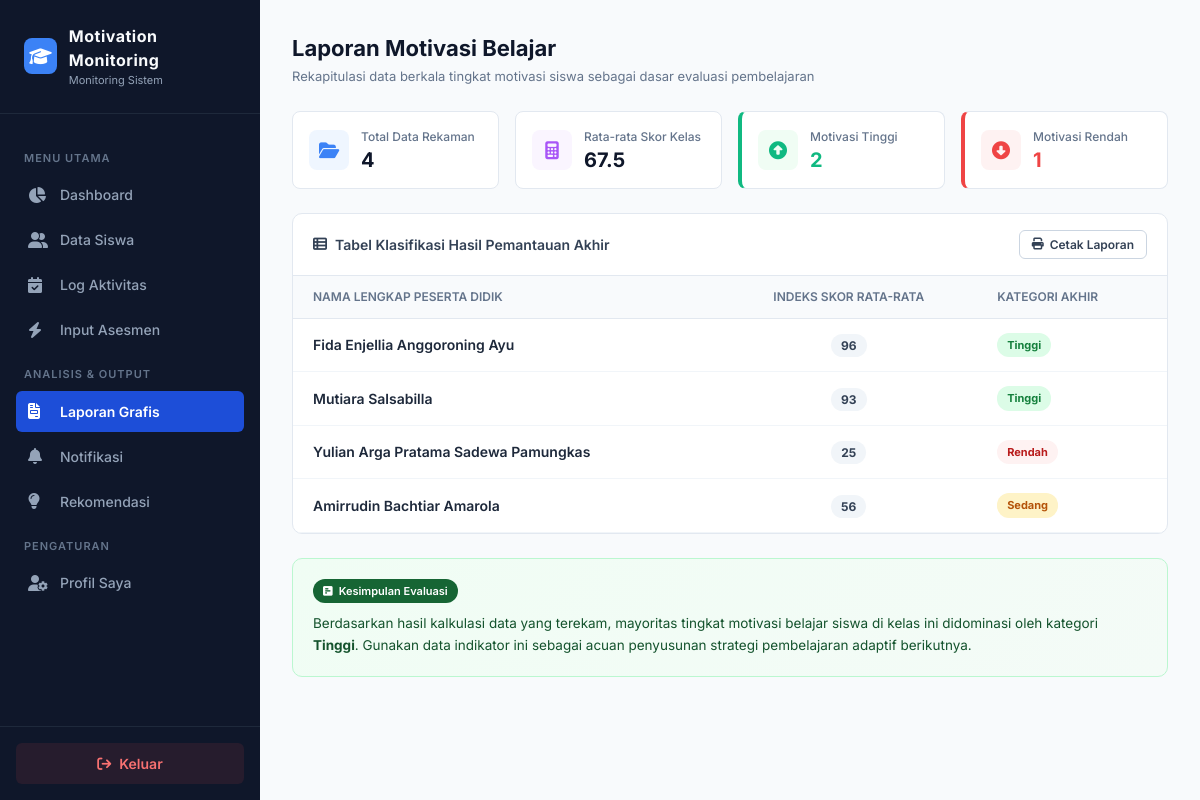
Screenshot of /laporan with the database file from the repository.
### tables this page shows
CREATE TABLE aktivitas (
    id INTEGER PRIMARY KEY AUTOINCREMENT,
    id_siswa INTEGER,
    hadir INTEGER,
    aktif INTEGER,
    tugas INTEGER,
    diskusi INTEGER
);

CREATE TABLE siswa (
    id INTEGER PRIMARY KEY AUTOINCREMENT,
    nama TEXT,
    kelas TEXT
);

### app.py (the view)
@app.route('/laporan')
def laporan():
    conn = get_db_connection()
    data = conn.execute("""
        SELECT a.*, s.nama,
        (a.hadir + a.aktif + a.tugas + a.diskusi)/4 as rata
        FROM aktivitas a
        JOIN siswa s ON a.id_siswa = s.id
        WHERE a.id IN (SELECT MAX(id) FROM aktivitas GROUP BY id_siswa)
    """).fetchall()
    hasil = []
    for d in data:
        rata = round(d['rata'], 2)
        if rata >= 75:
            kategori = "Tinggi"
        elif rata >= 50:
            kategori = "Sedang"
        else:
            kategori = "Rendah"
        hasil.append({
            "nama": d["nama"],
            "rata": rata,
            "kategori": kategori
        })
    conn.close()
    return render_template('laporan.html', data=hasil)

### config/db_config.py (called while the page is built)
def get_db_connection():
    conn = sqlite3.connect('database.db')
    conn.row_factory = sqlite3.Row
    return conn

### templates/laporan.html (shortened to what this page needs)
<!doctype html>
<html lang="id">
  <head>
    <link
      rel="stylesheet"
      href="https://cdnjs.cloudflare.com/ajax/libs/font-awesome/6.4.0/css/all.min.css"
    />
  </head>
  <body>
    <div class="app-container">
      <aside class="sidebar">
        <div class="sidebar-brand">
          <div class="brand-icon">
            <i class="fa-solid fa-graduation-cap"></i>
          </div>
          <div class="brand-text">
            <h2>Motivation Monitoring</h2>
            <span>Monitoring Sistem</span>
          </div>
        </div>
        <nav class="sidebar-menu">
          <p class="menu-category">Menu Utama</p>
          <a href="/dashboard" class="menu-item"
            ><i class="fa-solid fa-chart-pie"></i> Dashboard</a
          >
          <a href="/siswa" class="menu-item"
            ><i class="fa-solid fa-user-group"></i> Data Siswa</a
          >
          <a href="/aktivitas" class="menu-item"
            ><i class="fa-solid fa-calendar-check"></i> Log Aktivitas</a
          >
          <a href="/asesmen_kompleks" class="menu-item"
            ><i class="fa-solid fa-bolt"></i> Input Asesmen</a
          >
          <p class="menu-category">Analisis & Output</p>
          <a href="/laporan" class="menu-item active"
            ><i class="fa-solid fa-file-invoice"></i> Laporan Grafis</a
          >
          <a href="/notifikasi" class="menu-item"
            ><i class="fa-solid fa-bell"></i> Notifikasi</a
          >
          <a href="/rekomendasi" class="menu-item"
            ><i class="fa-solid fa-lightbulb"></i> Rekomendasi</a
          >
          <p class="menu-category">Pengaturan</p>
          <a href="/profil" class="menu-item">
            <i class="fa-solid fa-user-gear"></i> Profil Saya
          </a>
        </nav>
        <div class="sidebar-footer">
          <a href="/" class="btn-logout"
            ><i class="fa-solid fa-arrow-right-from-bracket"></i> Keluar</a
          >
        </div>
      </aside>
      <main class="main-content">
        <header class="topbar">
          <div class="topbar-left">
            <h1>Laporan Motivasi Belajar</h1>
            <p class="subtitle">
              Rekapitulasi data berkala tingkat motivasi siswa sebagai dasar
              evaluasi pembelajaran
            </p>
          </div>
        </header>
        <section class="metrics-grid">
          <div class="metric-card">
            <div class="metric-icon text-blue bg-blue-light">
              <i class="fa-solid fa-folder-open"></i>
            </div>
            <div class="metric-body">
              <span class="metric-label">Total Data Rekaman</span>
              <span class="metric-value">{{ data|length }}</span>
            </div>
          </div>
          <div class="metric-card">
            <div class="metric-icon text-purple bg-purple-light">
              <i class="fa-solid fa-calculator"></i>
            </div>
            <div class="metric-body">
              <span class="metric-label">Rata-rata Skor Kelas</span>
              <span class="metric-value">
                {% if data %} {{ (data | sum(attribute='rata') / data|length) |
                round(2) }} {% else %} 0 {% endif %}
              </span>
            </div>
          </div>
          <div class="metric-card status-high">
            <div class="metric-icon text-success bg-success-light">
              <i class="fa-solid fa-circle-up"></i>
            </div>
            <div class="metric-body">
              <span class="metric-label">Motivasi Tinggi</span>
              <span class="metric-value text-success">
                {{ data | selectattr('kategori','equalto','Tinggi') | list |
                length }}
              </span>
            </div>
          </div>
          <div class="metric-card status-low">
            <div class="metric-icon text-danger bg-danger-light">
              <i class="fa-solid fa-circle-down"></i>
            </div>
            <div class="metric-body">
              <span class="metric-label">Motivasi Rendah</span>
              <span class="metric-value text-danger">
                {{ data | selectattr('kategori','equalto','Rendah') | list |
                length }}
              </span>
            </div>
          </div>
        </section>
        <div class="panel">
          <div class="panel-header">
            <h3>
              <i class="fa-solid fa-table-list"></i> Tabel Klasifikasi Hasil
              Pemantauan Akhir
            </h3>
            <button onclick="window.print()" class="btn-export">
              <i class="fa-solid fa-print"></i> Cetak Laporan
            </button>
          </div>
          <div class="panel-body p-0">
            <table class="table-clean">
              <thead>
                <tr>
                  <th>Nama Lengkap Peserta Didik</th>
                  <th class="text-center">Indeks Skor Rata-rata</th>
                  <th>Kategori Akhir</th>
                </tr>
              </thead>
              <tbody>
                {% for d in data %}
                <tr>
                  <td><span class="student-name">{{ d.nama }}</span></td>
                  <td class="text-center">
                    <span class="score-pill">{{ d.rata }}</span>
                  </td>
                  <td>
                    {% if d.kategori == 'Tinggi' %}
                    <span class="badge badge-success">Tinggi</span>
                    {% elif d.kategori == 'Sedang' %}
                    <span class="badge badge-warning">Sedang</span>
                    {% else %}
                    <span class="badge badge-danger">Rendah</span>
                    {% endif %}
                  </td>
                </tr>
                {% else %}
                <tr>
                  <td colspan="3" class="table-empty">
                    Belum ada kompilasi rekaman data laporan dalam sistem.
                  </td>
                </tr>
                {% endfor %}
              </tbody>
            </table>
          </div>
        </div>
        <div class="panel panel-insight">
          <div class="panel-body">
            <div class="insight-badge">
              <i class="fa-solid fa-square-poll-horizontal"></i> Kesimpulan
              Evaluasi
            </div>
            <p class="insight-text">
              {% if data %} Berdasarkan hasil kalkulasi data yang terekam,
              mayoritas tingkat motivasi belajar siswa di kelas ini didominasi
              oleh kategori <strong>{{ data[0].kategori }}</strong>. Gunakan
              data indikator ini sebagai acuan penyusunan strategi pembelajaran
              adaptif berikutnya. {% else %} Belum ada data rekapitulasi
              terkumpul untuk merumuskan kesimpulan atau tindak lanjut
              administratif. {% endif %}
            </p>
          </div>
        </div>
      </main>
    </div>
  </body>
</html>

### rows the page displays
aktivitas: nama "Fida Enjellia Anggoroning Ayu", rata "96", shows "Tinggi"
aktivitas: nama "Mutiara Salsabilla", rata "93", shows "Tinggi"
aktivitas: nama "Yulian Arga Pratama Sadewa Pamungkas", rata "25", shows "Rendah"
aktivitas: nama "Amirrudin Bachtiar Amarola", rata "56", shows "Sedang"

### other values shown
{{ data|length }} "4"
{{ data[0].kategori }} "Tinggi"
